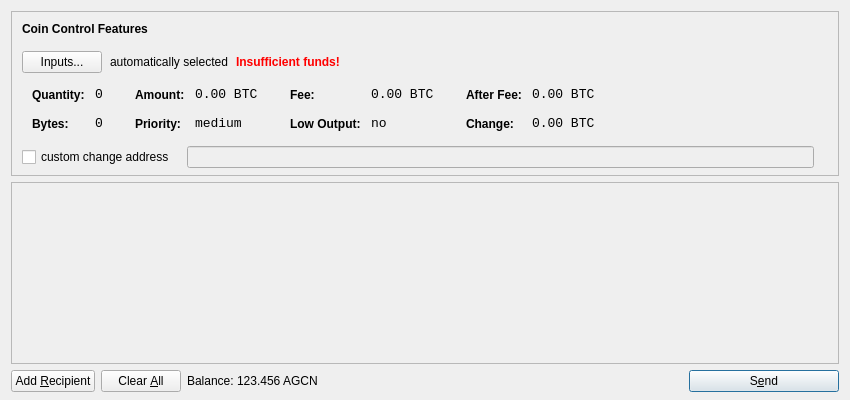
<?xml version="1.0" encoding="UTF-8"?>
<ui version="4.0">
 <class>SendCoinsDialog</class>
 <widget class="QDialog" name="SendCoinsDialog">
  <property name="geometry">
   <rect>
    <x>0</x>
    <y>0</y>
    <width>850</width>
    <height>400</height>
   </rect>
  </property>
  <property name="windowTitle">
   <string>Send Coins</string>
  </property>
  <layout class="QVBoxLayout" name="verticalLayout" stretch="0,1,0">
   <property name="bottomMargin">
    <number>8</number>
   </property>
   <item>
    <widget class="QFrame" name="frameCoinControl">
     <property name="sizePolicy">
      <sizepolicy hsizetype="Expanding" vsizetype="Expanding">
       <horstretch>0</horstretch>
       <verstretch>0</verstretch>
      </sizepolicy>
     </property>
     <property name="maximumSize">
      <size>
       <width>16777215</width>
       <height>16777215</height>
      </size>
     </property>
     <property name="frameShape">
      <enum>QFrame::StyledPanel</enum>
     </property>
     <property name="frameShadow">
      <enum>QFrame::Sunken</enum>
     </property>
     <layout class="QVBoxLayout" name="verticalLayoutCoinControl2">
      <property name="spacing">
       <number>-1</number>
      </property>
      <property name="leftMargin">
       <number>0</number>
      </property>
      <property name="topMargin">
       <number>0</number>
      </property>
      <property name="rightMargin">
       <number>0</number>
      </property>
      <property name="bottomMargin">
       <number>6</number>
      </property>
      <item>
       <layout class="QVBoxLayout" name="verticalLayoutCoinControl" stretch="0,0,0,0,1">
        <property name="spacing">
         <number>0</number>
        </property>
        <property name="leftMargin">
         <number>10</number>
        </property>
        <property name="topMargin">
         <number>10</number>
        </property>
        <item>
         <layout class="QHBoxLayout" name="horizontalLayoutCoinControl1">
          <property name="bottomMargin">
           <number>15</number>
          </property>
          <item>
           <widget class="QLabel" name="labelCoinControlFeatures">
            <property name="sizePolicy">
             <sizepolicy hsizetype="Preferred" vsizetype="Maximum">
              <horstretch>0</horstretch>
              <verstretch>0</verstretch>
             </sizepolicy>
            </property>
            <property name="font">
             <font>
              <weight>75</weight>
              <bold>true</bold>
             </font>
            </property>
            <property name="styleSheet">
             <string notr="true">font-weight:bold;</string>
            </property>
            <property name="text">
             <string>Coin Control Features</string>
            </property>
           </widget>
          </item>
         </layout>
        </item>
        <item>
         <layout class="QHBoxLayout" name="horizontalLayoutCoinControl2" stretch="0,0,0,0">
          <property name="spacing">
           <number>8</number>
          </property>
          <property name="bottomMargin">
           <number>10</number>
          </property>
          <item>
           <widget class="QPushButton" name="pushButtonCoinControl">
            <property name="styleSheet">
             <string notr="true"/>
            </property>
            <property name="text">
             <string>Inputs...</string>
            </property>
           </widget>
          </item>
          <item>
           <widget class="QLabel" name="labelCoinControlAutomaticallySelected">
            <property name="text">
             <string>automatically selected</string>
            </property>
            <property name="margin">
             <number>5</number>
            </property>
           </widget>
          </item>
          <item>
           <widget class="QLabel" name="labelCoinControlInsuffFunds">
            <property name="font">
             <font>
              <weight>75</weight>
              <bold>true</bold>
             </font>
            </property>
            <property name="styleSheet">
             <string notr="true">color:red;font-weight:bold;</string>
            </property>
            <property name="text">
             <string>Insufficient funds!</string>
            </property>
            <property name="margin">
             <number>5</number>
            </property>
           </widget>
          </item>
          <item>
           <spacer name="horizontalSpacerCoinControl">
            <property name="orientation">
             <enum>Qt::Horizontal</enum>
            </property>
            <property name="sizeHint" stdset="0">
             <size>
              <width>40</width>
              <height>1</height>
             </size>
            </property>
           </spacer>
          </item>
         </layout>
        </item>
        <item>
         <widget class="QWidget" name="widgetCoinControl" native="true">
          <property name="sizePolicy">
           <sizepolicy hsizetype="Preferred" vsizetype="Preferred">
            <horstretch>0</horstretch>
            <verstretch>0</verstretch>
           </sizepolicy>
          </property>
          <property name="minimumSize">
           <size>
            <width>0</width>
            <height>0</height>
           </size>
          </property>
          <property name="styleSheet">
           <string notr="true"/>
          </property>
          <layout class="QHBoxLayout" name="horizontalLayoutCoinControl5">
           <property name="margin">
            <number>0</number>
           </property>
           <item>
            <layout class="QHBoxLayout" name="horizontalLayoutCoinControl3" stretch="0,0,0,1">
             <property name="spacing">
              <number>20</number>
             </property>
             <property name="topMargin">
              <number>0</number>
             </property>
             <property name="bottomMargin">
              <number>10</number>
             </property>
             <item>
              <layout class="QFormLayout" name="formLayoutCoinControl1">
               <property name="horizontalSpacing">
                <number>10</number>
               </property>
               <property name="verticalSpacing">
                <number>14</number>
               </property>
               <property name="leftMargin">
                <number>10</number>
               </property>
               <property name="topMargin">
                <number>4</number>
               </property>
               <property name="rightMargin">
                <number>6</number>
               </property>
               <item row="0" column="0">
                <widget class="QLabel" name="labelCoinControlQuantityText">
                 <property name="styleSheet">
                  <string notr="true">font-weight:bold;</string>
                 </property>
                 <property name="text">
                  <string>Quantity:</string>
                 </property>
                 <property name="margin">
                  <number>0</number>
                 </property>
                </widget>
               </item>
               <item row="0" column="1">
                <widget class="QLabel" name="labelCoinControlQuantity">
                 <property name="font">
                  <font>
                   <family>Monospace</family>
                   <pointsize>10</pointsize>
                  </font>
                 </property>
                 <property name="cursor">
                  <cursorShape>IBeamCursor</cursorShape>
                 </property>
                 <property name="contextMenuPolicy">
                  <enum>Qt::ActionsContextMenu</enum>
                 </property>
                 <property name="text">
                  <string notr="true">0</string>
                 </property>
                 <property name="margin">
                  <number>0</number>
                 </property>
                 <property name="textInteractionFlags">
                  <set>Qt::LinksAccessibleByMouse|Qt::TextSelectableByKeyboard|Qt::TextSelectableByMouse</set>
                 </property>
                </widget>
               </item>
               <item row="1" column="0">
                <widget class="QLabel" name="labelCoinControlBytesText">
                 <property name="styleSheet">
                  <string notr="true">font-weight:bold;</string>
                 </property>
                 <property name="text">
                  <string>Bytes:</string>
                 </property>
                </widget>
               </item>
               <item row="1" column="1">
                <widget class="QLabel" name="labelCoinControlBytes">
                 <property name="font">
                  <font>
                   <family>Monospace</family>
                   <pointsize>10</pointsize>
                  </font>
                 </property>
                 <property name="cursor">
                  <cursorShape>IBeamCursor</cursorShape>
                 </property>
                 <property name="contextMenuPolicy">
                  <enum>Qt::ActionsContextMenu</enum>
                 </property>
                 <property name="text">
                  <string notr="true">0</string>
                 </property>
                 <property name="textInteractionFlags">
                  <set>Qt::LinksAccessibleByMouse|Qt::TextSelectableByKeyboard|Qt::TextSelectableByMouse</set>
                 </property>
                </widget>
               </item>
              </layout>
             </item>
             <item>
              <layout class="QFormLayout" name="formLayoutCoinControl2">
               <property name="horizontalSpacing">
                <number>10</number>
               </property>
               <property name="verticalSpacing">
                <number>14</number>
               </property>
               <property name="leftMargin">
                <number>6</number>
               </property>
               <property name="topMargin">
                <number>4</number>
               </property>
               <property name="rightMargin">
                <number>6</number>
               </property>
               <item row="0" column="0">
                <widget class="QLabel" name="labelCoinControlAmountText">
                 <property name="styleSheet">
                  <string notr="true">font-weight:bold;</string>
                 </property>
                 <property name="text">
                  <string>Amount:</string>
                 </property>
                 <property name="margin">
                  <number>0</number>
                 </property>
                </widget>
               </item>
               <item row="0" column="1">
                <widget class="QLabel" name="labelCoinControlAmount">
                 <property name="font">
                  <font>
                   <family>Monospace</family>
                   <pointsize>10</pointsize>
                  </font>
                 </property>
                 <property name="cursor">
                  <cursorShape>IBeamCursor</cursorShape>
                 </property>
                 <property name="contextMenuPolicy">
                  <enum>Qt::ActionsContextMenu</enum>
                 </property>
                 <property name="text">
                  <string notr="true">0.00 BTC</string>
                 </property>
                 <property name="textInteractionFlags">
                  <set>Qt::LinksAccessibleByMouse|Qt::TextSelectableByKeyboard|Qt::TextSelectableByMouse</set>
                 </property>
                </widget>
               </item>
               <item row="1" column="0">
                <widget class="QLabel" name="labelCoinControlPriorityText">
                 <property name="styleSheet">
                  <string notr="true">font-weight:bold;</string>
                 </property>
                 <property name="text">
                  <string>Priority:</string>
                 </property>
                </widget>
               </item>
               <item row="1" column="1">
                <widget class="QLabel" name="labelCoinControlPriority">
                 <property name="font">
                  <font>
                   <family>Monospace</family>
                   <pointsize>10</pointsize>
                  </font>
                 </property>
                 <property name="cursor">
                  <cursorShape>IBeamCursor</cursorShape>
                 </property>
                 <property name="contextMenuPolicy">
                  <enum>Qt::ActionsContextMenu</enum>
                 </property>
                 <property name="text">
                  <string>medium</string>
                 </property>
                 <property name="textInteractionFlags">
                  <set>Qt::LinksAccessibleByMouse|Qt::TextSelectableByKeyboard|Qt::TextSelectableByMouse</set>
                 </property>
                </widget>
               </item>
              </layout>
             </item>
             <item>
              <layout class="QFormLayout" name="formLayoutCoinControl3">
               <property name="horizontalSpacing">
                <number>10</number>
               </property>
               <property name="verticalSpacing">
                <number>14</number>
               </property>
               <property name="leftMargin">
                <number>6</number>
               </property>
               <property name="topMargin">
                <number>4</number>
               </property>
               <property name="rightMargin">
                <number>6</number>
               </property>
               <item row="0" column="0">
                <widget class="QLabel" name="labelCoinControlFeeText">
                 <property name="styleSheet">
                  <string notr="true">font-weight:bold;</string>
                 </property>
                 <property name="text">
                  <string>Fee:</string>
                 </property>
                 <property name="margin">
                  <number>0</number>
                 </property>
                </widget>
               </item>
               <item row="0" column="1">
                <widget class="QLabel" name="labelCoinControlFee">
                 <property name="font">
                  <font>
                   <family>Monospace</family>
                   <pointsize>10</pointsize>
                  </font>
                 </property>
                 <property name="cursor">
                  <cursorShape>IBeamCursor</cursorShape>
                 </property>
                 <property name="contextMenuPolicy">
                  <enum>Qt::ActionsContextMenu</enum>
                 </property>
                 <property name="text">
                  <string notr="true">0.00 BTC</string>
                 </property>
                 <property name="textInteractionFlags">
                  <set>Qt::LinksAccessibleByMouse|Qt::TextSelectableByKeyboard|Qt::TextSelectableByMouse</set>
                 </property>
                </widget>
               </item>
               <item row="1" column="0">
                <widget class="QLabel" name="labelCoinControlLowOutputText">
                 <property name="styleSheet">
                  <string notr="true">font-weight:bold;</string>
                 </property>
                 <property name="text">
                  <string>Low Output:</string>
                 </property>
                </widget>
               </item>
               <item row="1" column="1">
                <widget class="QLabel" name="labelCoinControlLowOutput">
                 <property name="font">
                  <font>
                   <family>Monospace</family>
                   <pointsize>10</pointsize>
                  </font>
                 </property>
                 <property name="cursor">
                  <cursorShape>IBeamCursor</cursorShape>
                 </property>
                 <property name="contextMenuPolicy">
                  <enum>Qt::ActionsContextMenu</enum>
                 </property>
                 <property name="text">
                  <string>no</string>
                 </property>
                 <property name="textInteractionFlags">
                  <set>Qt::LinksAccessibleByMouse|Qt::TextSelectableByKeyboard|Qt::TextSelectableByMouse</set>
                 </property>
                </widget>
               </item>
              </layout>
             </item>
             <item>
              <layout class="QFormLayout" name="formLayoutCoinControl4">
               <property name="horizontalSpacing">
                <number>10</number>
               </property>
               <property name="verticalSpacing">
                <number>14</number>
               </property>
               <property name="leftMargin">
                <number>6</number>
               </property>
               <property name="topMargin">
                <number>4</number>
               </property>
               <property name="rightMargin">
                <number>6</number>
               </property>
               <item row="0" column="0">
                <widget class="QLabel" name="labelCoinControlAfterFeeText">
                 <property name="styleSheet">
                  <string notr="true">font-weight:bold;</string>
                 </property>
                 <property name="text">
                  <string>After Fee:</string>
                 </property>
                 <property name="margin">
                  <number>0</number>
                 </property>
                </widget>
               </item>
               <item row="0" column="1">
                <widget class="QLabel" name="labelCoinControlAfterFee">
                 <property name="font">
                  <font>
                   <family>Monospace</family>
                   <pointsize>10</pointsize>
                  </font>
                 </property>
                 <property name="cursor">
                  <cursorShape>IBeamCursor</cursorShape>
                 </property>
                 <property name="contextMenuPolicy">
                  <enum>Qt::ActionsContextMenu</enum>
                 </property>
                 <property name="text">
                  <string notr="true">0.00 BTC</string>
                 </property>
                 <property name="textInteractionFlags">
                  <set>Qt::LinksAccessibleByMouse|Qt::TextSelectableByKeyboard|Qt::TextSelectableByMouse</set>
                 </property>
                </widget>
               </item>
               <item row="1" column="0">
                <widget class="QLabel" name="labelCoinControlChangeText">
                 <property name="styleSheet">
                  <string notr="true">font-weight:bold;</string>
                 </property>
                 <property name="text">
                  <string>Change:</string>
                 </property>
                </widget>
               </item>
               <item row="1" column="1">
                <widget class="QLabel" name="labelCoinControlChange">
                 <property name="font">
                  <font>
                   <family>Monospace</family>
                   <pointsize>10</pointsize>
                  </font>
                 </property>
                 <property name="cursor">
                  <cursorShape>IBeamCursor</cursorShape>
                 </property>
                 <property name="contextMenuPolicy">
                  <enum>Qt::ActionsContextMenu</enum>
                 </property>
                 <property name="text">
                  <string notr="true">0.00 BTC</string>
                 </property>
                 <property name="textInteractionFlags">
                  <set>Qt::LinksAccessibleByMouse|Qt::TextSelectableByKeyboard|Qt::TextSelectableByMouse</set>
                 </property>
                </widget>
               </item>
              </layout>
             </item>
            </layout>
           </item>
          </layout>
         </widget>
        </item>
        <item>
         <layout class="QHBoxLayout" name="horizontalLayoutCoinControl4" stretch="0,0,0">
          <property name="spacing">
           <number>12</number>
          </property>
          <property name="sizeConstraint">
           <enum>QLayout::SetDefaultConstraint</enum>
          </property>
          <property name="topMargin">
           <number>5</number>
          </property>
          <property name="rightMargin">
           <number>5</number>
          </property>
          <item>
           <widget class="QCheckBox" name="checkBoxCoinControlChange">
            <property name="text">
             <string>custom change address</string>
            </property>
           </widget>
          </item>
          <item>
           <widget class="QLineEdit" name="lineEditCoinControlChange">
            <property name="enabled">
             <bool>false</bool>
            </property>
            <property name="sizePolicy">
             <sizepolicy hsizetype="Expanding" vsizetype="Fixed">
              <horstretch>0</horstretch>
              <verstretch>0</verstretch>
             </sizepolicy>
            </property>
           </widget>
          </item>
          <item>
           <widget class="QLabel" name="labelCoinControlChangeLabel">
            <property name="sizePolicy">
             <sizepolicy hsizetype="Preferred" vsizetype="Expanding">
              <horstretch>0</horstretch>
              <verstretch>0</verstretch>
             </sizepolicy>
            </property>
            <property name="minimumSize">
             <size>
              <width>0</width>
              <height>0</height>
             </size>
            </property>
            <property name="text">
             <string/>
            </property>
            <property name="margin">
             <number>3</number>
            </property>
           </widget>
          </item>
         </layout>
        </item>
        <item>
         <spacer name="verticalSpacerCoinControl">
          <property name="orientation">
           <enum>Qt::Vertical</enum>
          </property>
          <property name="sizeHint" stdset="0">
           <size>
            <width>800</width>
            <height>1</height>
           </size>
          </property>
         </spacer>
        </item>
       </layout>
      </item>
     </layout>
    </widget>
   </item>
   <item>
    <widget class="QScrollArea" name="scrollArea">
     <property name="widgetResizable">
      <bool>true</bool>
     </property>
     <widget class="QWidget" name="scrollAreaWidgetContents">
      <property name="geometry">
       <rect>
        <x>0</x>
        <y>0</y>
        <width>830</width>
        <height>165</height>
       </rect>
      </property>
      <layout class="QVBoxLayout" name="verticalLayout_2">
       <property name="margin">
        <number>0</number>
       </property>
       <item>
        <layout class="QVBoxLayout" name="entries">
         <property name="spacing">
          <number>6</number>
         </property>
        </layout>
       </item>
       <item>
        <spacer name="verticalSpacer">
         <property name="orientation">
          <enum>Qt::Vertical</enum>
         </property>
         <property name="sizeHint" stdset="0">
          <size>
           <width>20</width>
           <height>40</height>
          </size>
         </property>
        </spacer>
       </item>
      </layout>
     </widget>
    </widget>
   </item>
   <item>
    <layout class="QHBoxLayout" name="horizontalLayout">
     <item>
      <widget class="QPushButton" name="addButton">
       <property name="toolTip">
        <string>Send to multiple recipients at once</string>
       </property>
       <property name="text">
        <string>Add &amp;Recipient</string>
       </property>
       <property name="icon">
        <iconset resource="../bitcoin.qrc">
         <normaloff>:/icons/add</normaloff>:/icons/add</iconset>
       </property>
       <property name="autoDefault">
        <bool>false</bool>
       </property>
      </widget>
     </item>
     <item>
      <widget class="QPushButton" name="clearButton">
       <property name="sizePolicy">
        <sizepolicy hsizetype="Minimum" vsizetype="Fixed">
         <horstretch>0</horstretch>
         <verstretch>0</verstretch>
        </sizepolicy>
       </property>
       <property name="toolTip">
        <string>Remove all transaction fields</string>
       </property>
       <property name="text">
        <string>Clear &amp;All</string>
       </property>
       <property name="icon">
        <iconset resource="../bitcoin.qrc">
         <normaloff>:/icons/remove</normaloff>:/icons/remove</iconset>
       </property>
       <property name="autoRepeatDelay">
        <number>300</number>
       </property>
       <property name="autoDefault">
        <bool>false</bool>
       </property>
      </widget>
     </item>
     <item>
      <layout class="QHBoxLayout" name="horizontalLayout_2">
       <property name="spacing">
        <number>3</number>
       </property>
       <item>
        <widget class="QLabel" name="label">
         <property name="text">
          <string>Balance:</string>
         </property>
        </widget>
       </item>
       <item>
        <widget class="QLabel" name="labelBalance">
         <property name="cursor">
          <cursorShape>IBeamCursor</cursorShape>
         </property>
         <property name="text">
          <string>123.456 AGCN</string>
         </property>
         <property name="textInteractionFlags">
          <set>Qt::LinksAccessibleByMouse|Qt::TextSelectableByKeyboard|Qt::TextSelectableByMouse</set>
         </property>
        </widget>
       </item>
      </layout>
     </item>
     <item>
      <spacer name="horizontalSpacer">
       <property name="orientation">
        <enum>Qt::Horizontal</enum>
       </property>
       <property name="sizeHint" stdset="0">
        <size>
         <width>40</width>
         <height>20</height>
        </size>
       </property>
      </spacer>
     </item>
     <item>
      <widget class="QPushButton" name="sendButton">
       <property name="minimumSize">
        <size>
         <width>150</width>
         <height>0</height>
        </size>
       </property>
       <property name="toolTip">
        <string>Confirm the send action</string>
       </property>
       <property name="text">
        <string>S&amp;end</string>
       </property>
       <property name="icon">
        <iconset resource="../bitcoin.qrc">
         <normaloff>:/icons/send</normaloff>:/icons/send</iconset>
       </property>
       <property name="default">
        <bool>true</bool>
       </property>
      </widget>
     </item>
    </layout>
   </item>
  </layout>
 </widget>
 <resources>
  <include location="../bitcoin.qrc"/>
 </resources>
 <connections/>
</ui>
